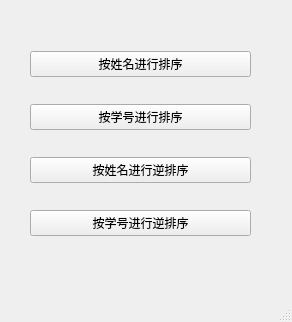
<?xml version="1.0" encoding="UTF-8"?>
<ui version="4.0">
 <class>SortWindow</class>
 <widget class="QMainWindow" name="SortWindow">
  <property name="geometry">
   <rect>
    <x>0</x>
    <y>0</y>
    <width>292</width>
    <height>322</height>
   </rect>
  </property>
  <property name="windowTitle">
   <string>排序</string>
  </property>
  <widget class="QWidget" name="centralwidget">
   <widget class="QWidget" name="verticalLayoutWidget">
    <property name="geometry">
     <rect>
      <x>30</x>
      <y>30</y>
      <width>221</width>
      <height>231</height>
     </rect>
    </property>
    <layout class="QVBoxLayout" name="verticalLayout">
     <item>
      <widget class="QPushButton" name="name_button">
       <property name="text">
        <string>按姓名进行排序</string>
       </property>
      </widget>
     </item>
     <item>
      <widget class="QPushButton" name="number_button">
       <property name="text">
        <string>按学号进行排序</string>
       </property>
      </widget>
     </item>
     <item>
      <widget class="QPushButton" name="reNameButton">
       <property name="text">
        <string>按姓名进行逆排序</string>
       </property>
      </widget>
     </item>
     <item>
      <widget class="QPushButton" name="reNumberButton">
       <property name="text">
        <string>按学号进行逆排序</string>
       </property>
      </widget>
     </item>
    </layout>
   </widget>
  </widget>
  <widget class="QMenuBar" name="menubar">
   <property name="geometry">
    <rect>
     <x>0</x>
     <y>0</y>
     <width>292</width>
     <height>17</height>
    </rect>
   </property>
  </widget>
  <widget class="QStatusBar" name="statusbar"/>
 </widget>
 <resources/>
 <connections/>
</ui>
